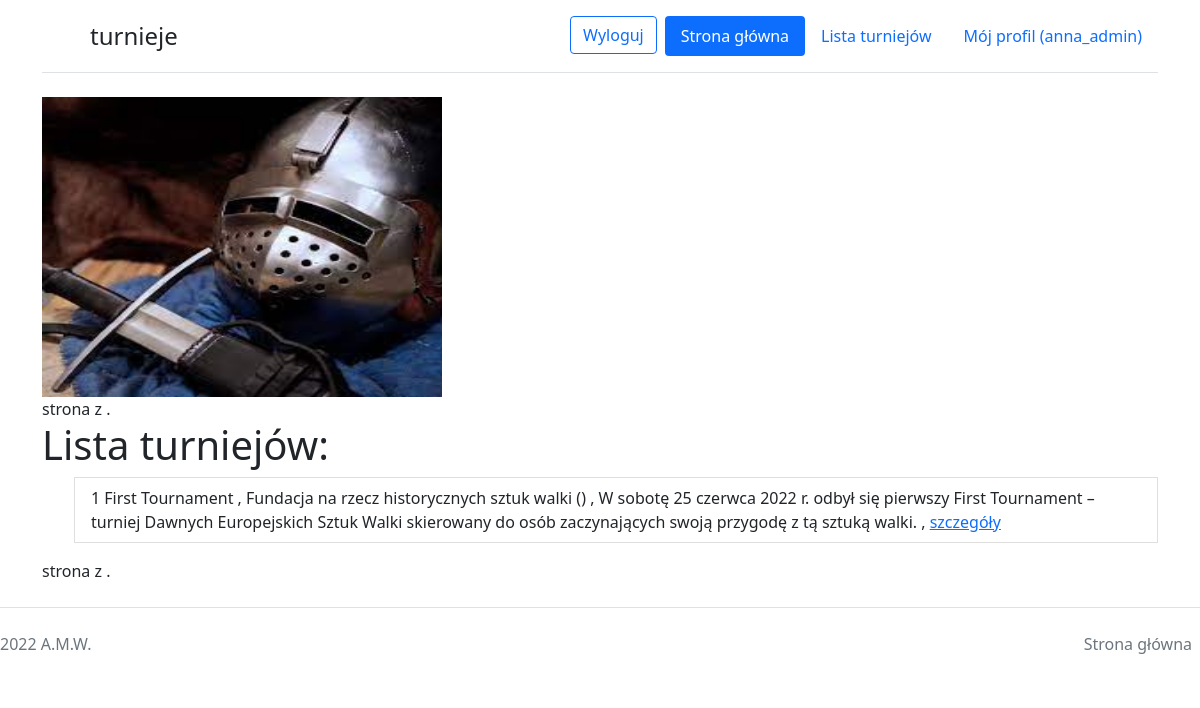
Page /tournaments/ (signed in) on the committed database.
### tournaments/models.py (models this page shows, shortened)
class Tournament(models.Model):
    title = models.CharField(max_length=255)
    description = models.TextField(null=True, blank=True)
    organizer = models.ForeignKey("Organizer", on_delete=models.CASCADE, related_name="organized_tournaments", null=True, blank=True)
    image = ImageField(upload_to="tournaments/logos/%Y/%m/%d/", blank=True, null=True)
    class Meta:
        verbose_name = "Turniej"
        verbose_name_plural = "Turnieje"

class Organizer(models.Model):
    name = models.CharField(max_length=255)
    description = models.TextField(null=True, blank=True)
    def __str__(self):
        return f"{self.name} ({self.description})"
    class Meta:
        verbose_name = "Organizator"
        verbose_name_plural = "organizatorzy"

### tournaments/views.py (the view)
# urls.py: path('', tournaments_list, name="tournaments_list"),
def tournaments_list(request):
    tournaments = Tournament.objects.all()
    paginator = Paginator(tournaments, 10)
    page_number = request.GET.get('page')
    tournaments_list = paginator.get_page(page_number)
    context = {'tournaments' : tournaments}
    return render(request, "tournaments_list.html", context)

### tournaments/templates/tournaments_list.html (shortened to what this page needs)
{% extends "base.html" %}
{% block content %}
    <img src="/static/sword.jpeg" width="400" height="300" alt="zdj">
         <div class="pagination">
        <span class = "step-links">
        <span class="current">
            strona {{ tournaments_list.number}}  z {{ tournaments_list.paginator.num_pages }}.
        </span>
        </span>
    </div>
    <h1>Lista turniejów:</h1>
{% for tournament in tournaments  %}
        <div class="list-group">
        <ol>
            <li class="list-group-item">
               {{ tournament.id}}    {{  tournament.title }} , {{  tournament.organizer }} , {{  tournament.description }} ,
                 <a href = "{% url 'tournaments:details' tournament.id %}" > szczegóły
                </a>
            </li>
        </ol>
        </div>
    {% endfor %}
    <div class="pagination">
        <span class = "step-links">
        <span class="current">
            strona {{ tournaments_list.number}}  z {{ tournaments_list.paginator.num_pages }}.
        </span>
        </span>
    </div>
{% endblock %}

### main/templates/base.html (shortened to what this page needs)
{% load static %}
<!DOCTYPE html>
<html lang="en">
<head>
    <link href="https://cdn.jsdelivr.net/npm/bootstrap@5.1.3/dist/css/bootstrap.min.css" rel="stylesheet">
</head>
<body>
<div class="container">
    <header class="d-flex flex-wrap justify-content-center py-3 mb-4 border-bottom">
      <a href="/" class="d-flex align-items-center mb-3 mb-md-0 me-md-auto text-dark text-decoration-none">
        <svg class="bi me-2" width="40" height="32"><use xlink:href="#bootstrap"></use></svg>
          <span class="fs-4">turnieje</span>
      </a>
    <div class="col-md-3 text-end">
        {%  if user.is_authenticated %}
            <a type ="button" class="btn btn-outline-primary me-2" href="{% url "logout" %}">Wyloguj</a>
        {% else %}
            <a type="button" class="btn btn-outline-primary me-2" href="{% url "login" %}">Zaloguj</a>
            <a type="button" class="btn btn-primary" href="{% url "register:register" %}">Zarejestruj</a>
        {% endif %}
    </div>
      <ul class="nav nav-pills">
        <li class="nav-item"><a href="{% url 'main:home' %}" class="nav-link active" aria-current="page">Strona główna</a></li>
        <li class="nav-item"><a href="{% url 'tournaments:tournaments_list' %}" class="nav-link">Lista turniejów</a></li>
          {% if user.id %}
          <li class="nav-item"> <a href="{% url 'main:userprofile' user.id %}" class="nav-link">Mój profil ({{ request.user }}) </a> </li>
        {% endif %}
      </ul>
    </header>
</div>
<div class="container">
    {% block content %}
    {% endblock %}
</div>
{% block footer %}
  <footer class="d-flex flex-wrap justify-content-between align-items-center py-3 my-4 border-top">
    <p class="col-md-4 mb-0 text-muted"> 2022 A.M.W. </p>
    <a href="/" class="col-md-4 d-flex align-items-center justify-content-center mb-3 mb-md-0 me-md-auto link-dark text-decoration-none">
      <svg class="bi me-2" width="5" height="4"><use xlink:href="#bootstrap"></use></svg>
    </a>
    <ul class="nav col-md-4 justify-content-end">
      <li class="nav-item"><a href="{% url 'main:home' %}" class="nav-link px-2 text-muted">Strona główna</a></li>
    </ul>
  </footer>
{% endblock %}
</body>
</html>

### rows in the picture
Tournament: id "1", title "First Tournament", organizer "Fundacja na rzecz historycznych sztuk walki ()", description "W sobotę 25 czerwca 2022 r. odbył się pierwszy First Tournament – turniej Dawnych Europejskich Sztuk Walki skierowany do osób zaczynających swoją przygodę z tą sztuką walki."

### other values in the picture
{{ request.user }} "anna_admin"
